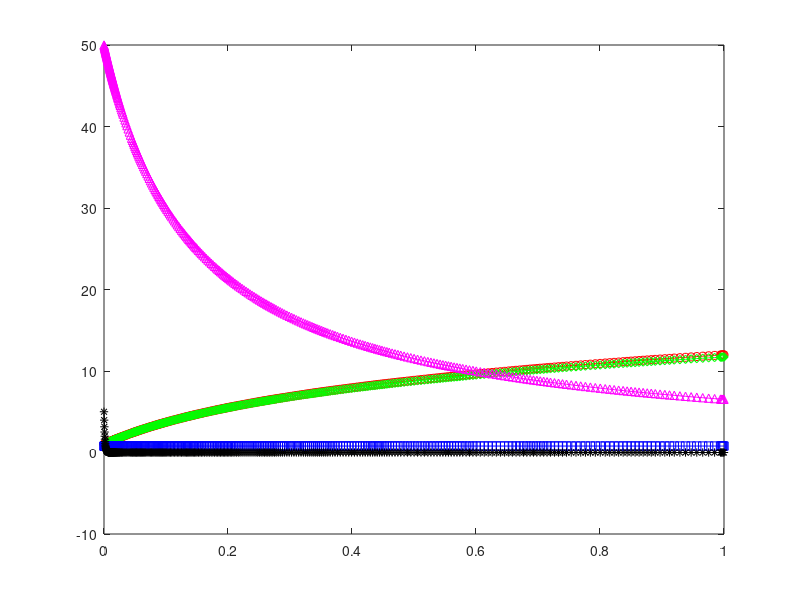

Reproduce this figure in MATLAB.

function main

global p1 p2 p3 p4 p5 p6 p7 p8 p9 p10 p11 ...
       a_tw psi_tw delta_s delta_r Wc_aw Wp_aw gs gr % x y theta v w

% model 
p1 = 0.03
p2 = 40
p3 = 6000
p4 = 200
p5 = 1500
p6 = 0.5
p7 = 0.5
p8 = 2
p9 = 300
p10 = 400
p11 = 0.2

% time 
tspan = [0 1];

% intial conditions
x = 1
y = 1
theta = pi/4 
v = 50
w = 5

Z_init = [x y theta v w]

% input parameters
a_tw = 10
psi_tw = 100

delta_s = 1                                         %% todo 
delta_r = 1                                         %% todo

% computed parameters
Wc_aw = [(a_tw * cos(psi_tw - theta) - v) ...
         (a_tw * cos(psi_tw - theta) - v)]

Wp_aw = [abs(Wc_aw) ...
         atan(Wc_aw)]

gs = 1                                              %% todo
gr = 1                                              %% todo

% examples
% A = 1;
% B = 4;
%[t,y] = ode45(@(t,y) odefcn(t,y,A,B), tspan,[0 0.01]);   % to run internal function OR external function with additional arguments
%[t,y] = ode45(@(t,y) elastic(t,y), [0 12],[0 1 1]);      % to run internal function 
%[t,y] = ode45('rigid',[0 12],[0 1 1]);                   % to run external function without additional arguments

% two different ways to express same solution
% method 1: solution as rows
% sol = ode45(@sailboat, tspan, [x y theta v w]);
% plot(sol.x,sol.y);
% a = sol.y
% b = a(1,:)

% method 2: solution as columns
% [t,z] = ode45(@(t,Z) sailboat(t,Z), tspan, [x y theta v w]);
[t,z] = ode45(@(t,Z) sailboat(t,Z), tspan, Z_init);
%plot(t,z);
plot(t,z(:,1),'r-o',t,z(:,2),'g-d', ...
    t,z(:,3),'b-s',t,z(:,4),'m-^',t,z(:,5),'k-*')

% a = z
% b = z(:,1)
% b(end)
for i=1:5
    Z_init(i) = z(end,i);
end
    

x = z(end,1)
% x = x(end)
% y = z(:,2)
% x = x(end)
% x = z(:,3)
% x = x(end)
% x = z(:,4)
% x = x(end)
% x = z(:,5)
% x = x(end)

% y = 
% theta = 
% v = 
% w = 





function dZdt = sailboat(t,Z)

global p1 p2 p3 p4 p5 p6 p7 p8 p9 p10 p11 ...
       a_tw psi_tw delta_s delta_r Wc_aw Wp_aw gs gr % x y theta v w

dZdt = [ ...
        Z(4) * cos(Z(3)) + p1 * a_tw * cos(psi_tw); ...
        Z(4) * sin(Z(3)) + p1 * a_tw * sin(psi_tw); ...
        Z(5); ...
        (gs * sin(delta_s) - gr * p11 * sin(delta_r) - p2 * Z(4)^2) / p9; ...
        (gs * (p6 - p7 * cos(delta_s)) - gr * p8 * cos(delta_r) - p3 ...
            * Z(5) * Z(4)) / p10; ...
        ]

% function dy = elastic(t,y)
% dy = zeros(3,1);    % a column vector
% dy(1) = y(1) * y(3);
% dy(2) = -y(3) * y(3);
% dy(3) = -0.51 * y(1) * y(2);
